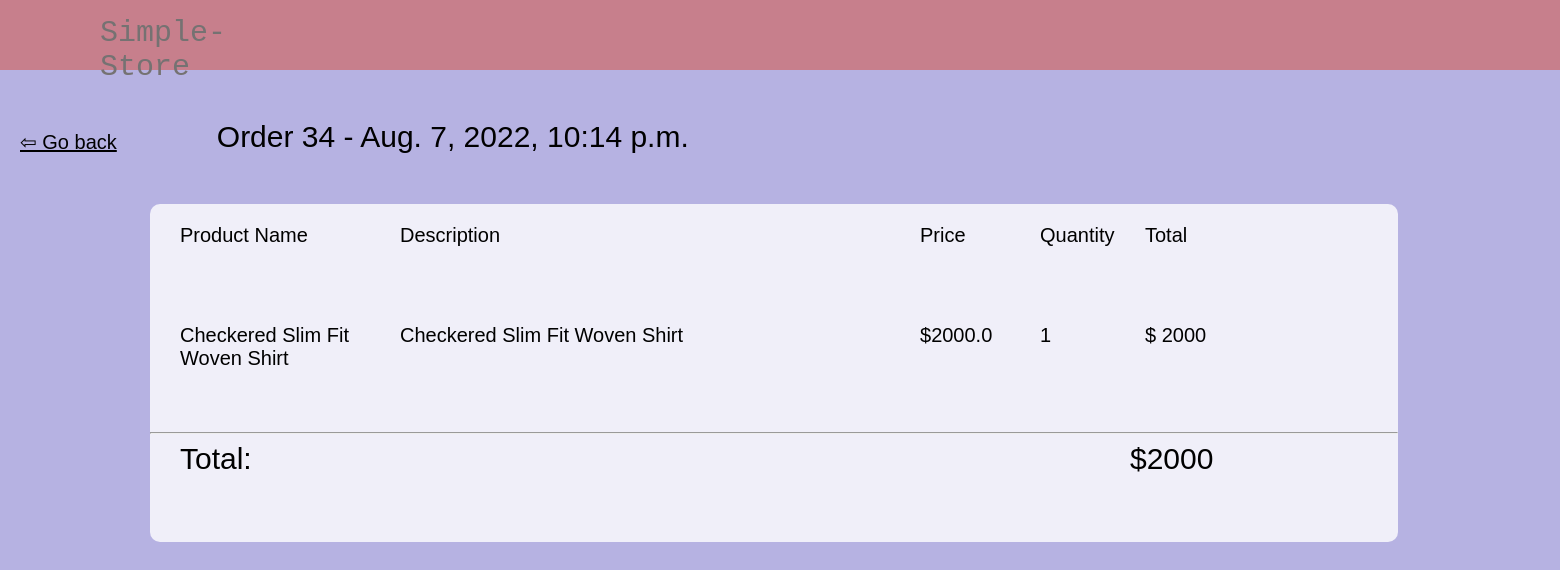
Page /order_details/34 on the committed database.
### EcommerceApp/models.py (models this page shows, shortened)
class Order(models.Model):
    customer= models.ForeignKey(Customer, on_delete=models.CASCADE)
    date_ordered = models.DateTimeField(auto_now_add=True)
    complete = models.BooleanField(default=False,blank=True,null=True)
    transactionID = models.BigAutoField(primary_key=True,blank=True)
    class Meta:
        ordering = ("-date_ordered",)

class OrderItem(models.Model):
    product = models.ForeignKey(Product,on_delete=models.CASCADE)
    order = models.ForeignKey(Order,null=True,on_delete=models.CASCADE)
    quantity = models.IntegerField()
    date_added = models.DateTimeField(auto_now_add=True)

class Product(models.Model):
    title = models.CharField(max_length=200)
    description=models.TextField()
    category = models.CharField( max_length=50)
    price = models.FloatField()
    Availibilty =models.BooleanField(default=False)
    create_time = models.DateTimeField(auto_now=False, auto_now_add=True)
    update_time = models.DateTimeField(auto_now=True, auto_now_add=False)
    class Meta:
        verbose_name_plural = "Products"
        ordering = ("create_time",)

### EcommerceApp/views.py (the view)
# urls.py: path('order_details/<int:pk>', views.order_details,name="order_details"),
def order_details(request,pk):
    order = Order.objects.get(transactionID=pk)
    orderitem = OrderItem.objects.filter(order=order)
    return render(request, 'HTML/order_details.html',{'orderitem':orderitem,'order':order,'pk':pk})

### EcommerceApp/templatetags/tem_tags.py (called while the page is built)
@register.filter(name="total_price")
def total_price(value,cart):
    try:
        keys = cart.keys()
        for id in keys:
            if int(id) == int(value.id):
                quantity = cart[id]
                return int(quantity * value.price)
        return False
    except:
        return int(value)*int(cart)

@register.filter(name="all_total")
def all_total(value,cart=None):
    try:
        keys = cart.keys()
        total=0
        for var in value:
            for id in keys:
                if int(id) == int(var.id):
                    quantity = cart[id]
                    total1 = quantity * var.price
                    total+=total1
        return total
    except:
        total = 0
        orderitem = OrderItem.objects.filter(order=value)
        for i in orderitem:
            total1 = int(i.product.price)*int(i.quantity)
            total+=total1
        return total

### templates/HTML/order_details.html (shortened to what this page needs)
<!DOCTYPE html>
<html lang="en">
<head>
    {% load static %}
    <link rel="stylesheet" type="text/css" href="{% static 'css/details.css' %}">
{% load tem_tags %}
</head>
<body>
    <div class="nav-bar">
        <div class="title">
            <a href="{% url 'index' %}">Simple-Store</a>
        </div>
    </div>
<div class="back">
    <div class="go-back">
       <a href="{% url 'orders' %}"> ⇦ Go back </a>
    </div>
        <div class="detail">
        Order {{order.transactionID}} - {{order.date_ordered}}
    </div>
</div>
    <div class="box">
        <div class="inline">
            <div class="product">
                Product Name
            </div>
            <div class="description">
                Description
            </div>
            <div class="price">
                Price
            </div>
            <div class="quantity">
                Quantity
            </div>
            <div class="Total">
                Total
            </div>
        </div>
        {% for item in orderitem %}
        <div class="inline">
            <div class="product">
               {{item.product.title}}
            </div>
            <div class="description">
                {{item.product.description}}
            </div>
            <div class="price">
               ${{item.product.price}}
            </div>
            <div class="quantity">
                {{item.quantity}}
            </div>
            <div class="Total">
                $ {{item.quantity|total_price:item.product.price}}
            </div>
        </div>
        {% endfor %}
        <hr>
        <div class="inline">
        <div class="product bigfont">
            Total:
        </div>
        <div class="all_total bigfont">
            ${{order|all_total}}
        </div>
        </div>
    </div>
</body>
</html>

### static/css/details.css (style rules this page uses)
body { margin: 0px; padding: 0px; background-color: rgba(99, 92, 194, 0.466); }
.nav-bar { background-color: rgba(206, 110, 110, 0.733); color: rgb(117, 114, 114); height: 70px; width: 100%; display: inline-flex; font-family: 'Courier New', Courier, monospace; font-weight: 500; }
.title { font-size: 30px; padding-top: 16px; padding-left: 100px; }
.nav-bar a { text-decoration: none; text-decoration-line: none; color: rgb(117, 114, 114); }
.detail { margin-left: 100px; }
.back { display: inline-flex; font-size: 30px; font-family: 'Gill Sans', 'Gill Sans MT', Calibri, 'Trebuchet MS', sans-serif; margin-top: 50px; }
.go-back { font-size: 20px; margin-left:20px ; margin-top: 10px; }
.back .go-back a { color: black; }
.box { border-style: solid; border-radius: 10px; border-width: 0px; width: 80%; margin-left: 150px; margin-top: 50px; background-color: rgba(255, 255, 255, 0.795); padding-top: 20px; margin-bottom: 20px; }
.inline { display: inline-flex; font-size: 20px; font-family: 'Gill Sans', 'Gill Sans MT', Calibri, 'Trebuchet MS', sans-serif; }
.product { height: 100px; width: 200px; margin-left: 30px; }
.description { height: 50px; width: 400px; margin-left: 20px; }
.price { height: 50px; width: 100px; margin-left: 120px; }
.quantity { height: 50px; width: 100px; margin-left: 20px; }
.Total { height: 50px; width: 150px; margin-left: 5px; }
.bigfont { font-size: 30px; }
.all_total { height: 50px; width: 200px; margin-left: 750px; }

### rows in the picture
Order: transactionID "34", date_ordered "Aug. 7, 2022, 10:14 p.m.", transactionID.quantity "2000"
OrderItem: product "Checkered Slim Fit Woven Shirt", product.description "Checkered Slim Fit Woven Shirt", product.price "2000.0", quantity "1", quantity|total_price "2000"
